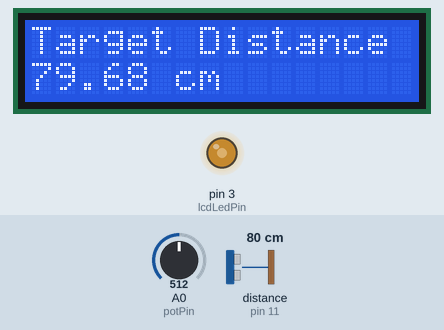
The sketch below on a simulated Arduino Uno, built with avr-gcc and run on an emulated ATmega328P. Shown: 16×2 character LCD, output pins drawn as LEDs (lit = HIGH). Wiring (inferred from the names in the program): ultrasonic range finder: trigger pin 12; echo pin 11. The inputs (shaded band) are chosen by the test bench; at power-on: A0 (potPin) = 512, distance to the obstacle (sensor on pin 11) 80 cm. The echo pulse lasts 58.3 µs per cm; pins used as bus, display or sensor lines are not drawn.

Above: at 1.2 s.
1.3 s: A0 (potPin) set to 716
At 1.8 s:
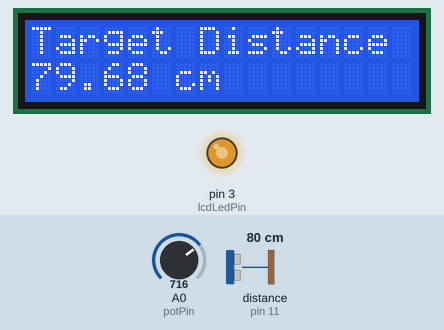
2.8 s: A0 (potPin) set to 1023
At 4.7 s:
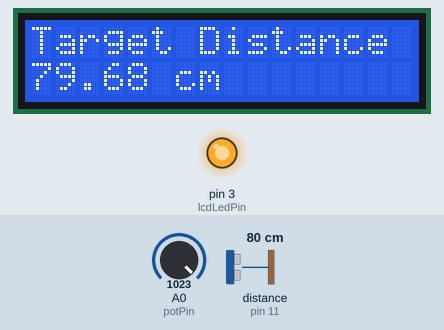
5.0 s: distance to the obstacle (sensor on pin 11) set to 2 cm
At 5.4 s:
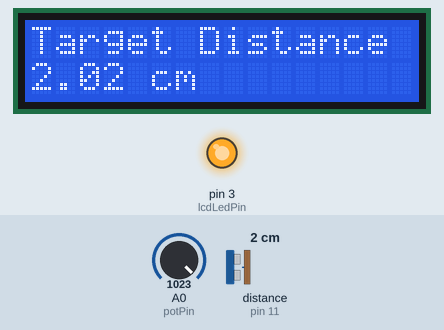
6.5 s: A0 (potPin) set to 1007
At 7.53 s:
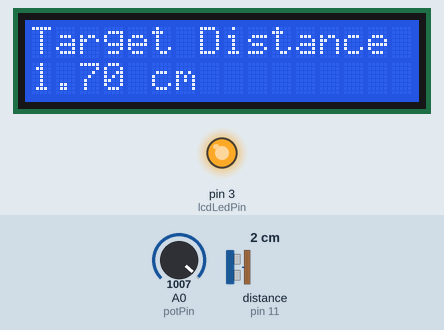
9.5 s: distance to the obstacle (sensor on pin 11) set to 250 cm
At 9.8 s:
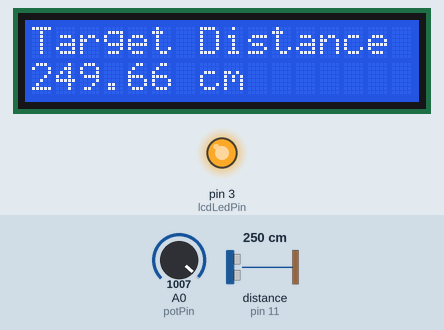
12.3 s: A0 (potPin) set to 0
At 14.6 s:
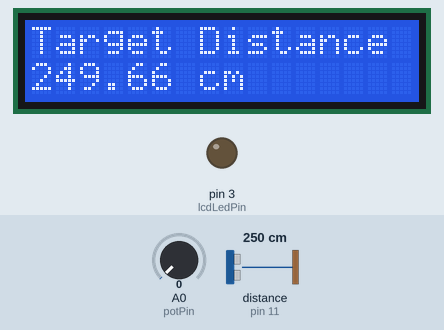
Timing chart, 0 to 16.1 s (numbered marks = the images above; inputs shaded):
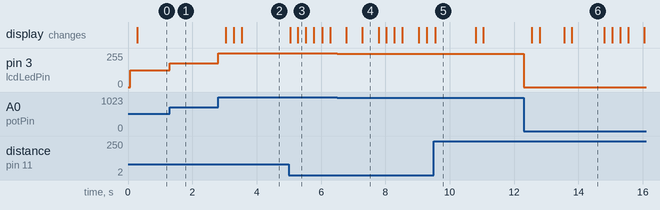

The sketch:

59-portable_distance_sensor_hc-sr04_sensor_homework.ino
```cpp
#include <LiquidCrystal_I2C.h>

// HC-SR04
#define TRIGGERPIN 12
#define ECHOPIN 11

int travelTime = 0;
float distanceInCm = 0, distanceInInches = 0;
unsigned long distanceTimeInterval = 250, distanceCurrentTime = 0, distancePreviousTime = 0;

// LCD
LiquidCrystal_I2C lcd(0x27, 16, 2);

// POTENTIOMETER & LCD LED
const int potPin = A0, lcdLedPin = 3;

void setup() {
  //Serial.begin(9600);

  // HC-SR04
  pinMode(TRIGGERPIN, OUTPUT);
  pinMode(ECHOPIN, INPUT);

  // LCD
  lcd.init();
  lcd.backlight();
  pinMode(potPin, INPUT);
}

void loop() {
  analogWrite(lcdLedPin, map(analogRead(potPin), 0, 1023, 0, 255));
  detectDistance();
}

void detectDistance() {
  distanceCurrentTime = millis();
  if (distanceCurrentTime - distancePreviousTime >= distanceTimeInterval) {
    distancePreviousTime = distanceCurrentTime;
    digitalWrite(TRIGGERPIN, LOW);
    delayMicroseconds(10);
    digitalWrite(TRIGGERPIN, HIGH);
    delayMicroseconds(10);
    digitalWrite(TRIGGERPIN, LOW);

    travelTime = pulseIn(ECHOPIN, HIGH);
    delay(10);

    distanceInCm = 1/29.154 * travelTime/2;
    //distanceInInches = 1/74.052 * travelTime/2;

    //Serial.println("CM to target: " + String(distanceInCm));

    //Serial.print(", IN to target: ");
    //Serial.println(distanceInInches);

    printDistance(distanceInCm);
  }
}

void printDistance(float distance) {
  lcd.setCursor(0, 0);
  lcd.print("Target Distance");
  lcd.setCursor(0, 1);
  lcd.print(String(distance) + " cm   ");
}
```

Measured:
- after the input at 1.3 s, pin 3 (lcdLedPin): 127/255 → 178/255 at once
- after the input at 2.8 s, pin 3 (lcdLedPin): 178/255 → 255/255 at once; the display: first changes after 0.24 s (image 2 shows a later state)
- after the input at 5.0 s, the display: first changes at once (image 3 shows a later state)
- after the input at 6.5 s, pin 3 (lcdLedPin): 255/255 → 251/255 at once
- after the input at 12.3 s, pin 3 (lcdLedPin): 251/255 → 0/255 at once; the display: first changes after 0.25 s (image 6 shows a later state)
- what the display in image 4 shows lasts 0.5 s, from 7.3 s to 7.8 s
- what the display in image 5 shows lasts 1.3 s, from 9.5 s to 10.8 s
